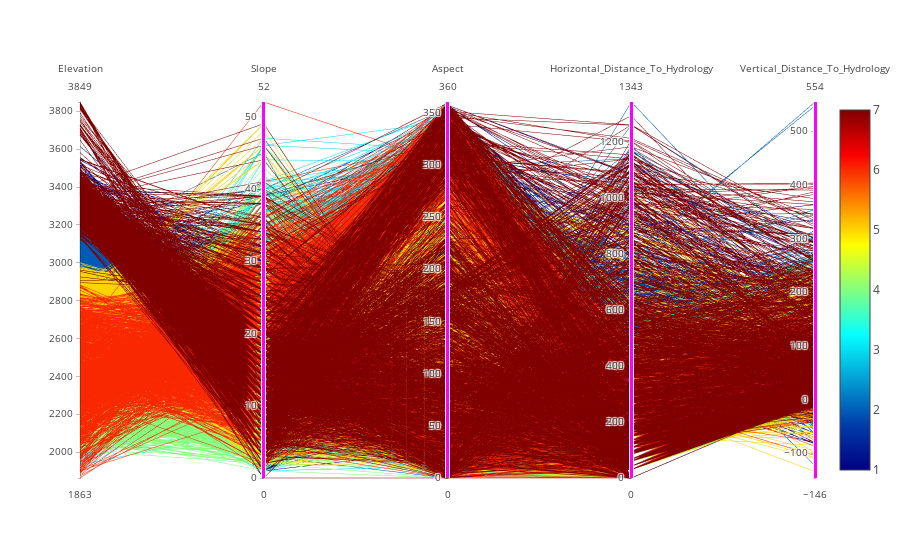

Notebook cell for this chart:
### Code cell
import plotly.graph_objs as go
import plotly as py
from plotly.offline import download_plotlyjs, init_notebook_mode, plot, iplot

# try with plotly instead
# the downside is that Parcoords does not have an opacity

data = [
    go.Parcoords(
        line = dict(color = train['Cover_Type'],
                   colorscale = 'Jet',
                   showscale = True),       
        dimensions = list([
            dict(range = [min(train["Elevation"]),max(train["Elevation"])],
                 label = 'Elevation', values = train["Elevation"]),
            dict(range = [min(train["Slope"]),max(train["Slope"])],
                 constraintrange = [min(train["Slope"]),max(train["Slope"])],
                 label = 'Slope', values = train["Slope"]),
            dict(range = [min(train["Aspect"]),max(train["Aspect"])],
                 constraintrange = [min(train["Aspect"]),max(train["Aspect"])],
                 label = 'Aspect', values = train["Aspect"]),
            dict(range = [min(train["Horizontal_Distance_To_Hydrology"]),max(train["Horizontal_Distance_To_Hydrology"])],
                 constraintrange = [min(train["Horizontal_Distance_To_Hydrology"]),max(train["Horizontal_Distance_To_Hydrology"])],
                 label = 'Horizontal_Distance_To_Hydrology', values = train["Horizontal_Distance_To_Hydrology"]),
            dict(range = [min(train["Vertical_Distance_To_Hydrology"]),max(train["Vertical_Distance_To_Hydrology"])],
                 constraintrange = [min(train["Vertical_Distance_To_Hydrology"]),max(train["Vertical_Distance_To_Hydrology"])],
                 label = 'Vertical_Distance_To_Hydrology', values = train["Vertical_Distance_To_Hydrology"]),
        ])
    )
]

py.offline.iplot(data)

### Figure 1 — Plotly figure (JSON) as saved in the notebook; plotly's stock layout.template omitted (floating-point values rounded to 4 significant figures; data arrays with more than 128 entries replaced by an {"elided": "..."} marker saying what was removed)
{"data": [{"dimensions": [{"label": "Elevation", "range": [1863, 3849], "values": {"elided": "15120 int values"}}, {"constraintrange": [0, 52], "label": "Slope", "range": [0, 52], "values": {"elided": "15120 int values"}}, {"constraintrange": [0, 360], "label": "Aspect", "range": [0, 360], "values": {"elided": "15120 int values"}}, {"constraintrange": [0, 1343], "label": "Horizontal_Distance_To_Hydrology", "range": [0, 1343], "values": {"elided": "15120 int values"}}, {"constraintrange": [-146, 554], "label": "Vertical_Distance_To_Hydrology", "range": [-146, 554], "values": {"elided": "15120 int values"}}], "line": {"color": {"elided": "15120 int values"}, "colorscale": "Jet", "showscale": true}, "type": "parcoords", "uid": "6c339284-67f8-4985-af37-87b5798474c2"}], "layout": {}}
